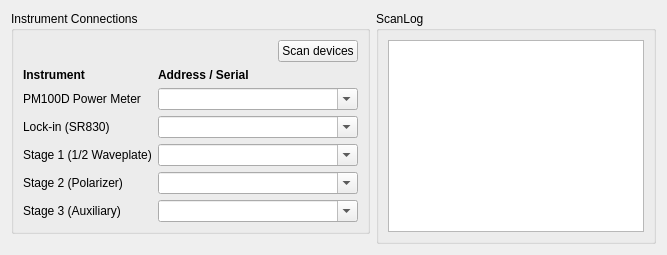
      <widget class="QWidget" name="tab_2">
       <attribute name="title">
        <string>Inst. Config.</string>
       </attribute>
       <layout class="QGridLayout" name="tab2Layout" columnstretch="0,1">
        <item row="0" column="0">
         <widget class="QGroupBox" name="connGroup">
          <property name="sizePolicy">
           <sizepolicy hsizetype="Preferred" vsizetype="Maximum">
            <horstretch>0</horstretch>
            <verstretch>0</verstretch>
           </sizepolicy>
          </property>
          <property name="title">
           <string>Instrument Connections</string>
          </property>
          <layout class="QGridLayout" name="connGrid" columnstretch="0,1">
           <item row="0" column="0" colspan="2" alignment="Qt::AlignRight">
            <widget class="QPushButton" name="btn_scan_devices">
             <property name="sizePolicy">
              <sizepolicy hsizetype="Fixed" vsizetype="Fixed">
               <horstretch>0</horstretch>
               <verstretch>0</verstretch>
              </sizepolicy>
             </property>
             <property name="toolTip">
              <string>&lt;html&gt;&lt;head/&gt;&lt;body&gt;&lt;p&gt;&lt;span style=&quot; font-weight:700;&quot;&gt;Scan devices&lt;/span&gt;&lt;/p&gt;&lt;p&gt;Lists the PM100D power meters (USB), the lock-ins on GPIB and serial ports and the Thorlabs Kinesis serial numbers currently visible to this PC, and offers them in the drop-down lists. The values already entered are kept.&lt;/p&gt;&lt;/body&gt;&lt;/html&gt;</string>
             </property>
             <property name="text">
              <string>Scan devices</string>
             </property>
            </widget>
           </item>
           <item row="1" column="0">
            <widget class="QLabel" name="lbl_conn_head_inst">
             <property name="sizePolicy">
              <sizepolicy hsizetype="Preferred" vsizetype="Fixed">
               <horstretch>0</horstretch>
               <verstretch>0</verstretch>
              </sizepolicy>
             </property>
             <property name="font">
              <font>
               <bold>true</bold>
              </font>
             </property>
             <property name="text">
              <string>Instrument</string>
             </property>
            </widget>
           </item>
           <item row="1" column="1">
            <widget class="QLabel" name="lbl_conn_head_addr">
             <property name="sizePolicy">
              <sizepolicy hsizetype="Preferred" vsizetype="Fixed">
               <horstretch>0</horstretch>
               <verstretch>0</verstretch>
              </sizepolicy>
             </property>
             <property name="font">
              <font>
               <bold>true</bold>
              </font>
             </property>
             <property name="text">
              <string>Address / Serial</string>
             </property>
            </widget>
           </item>
           <item row="2" column="0">
            <widget class="QLabel" name="lbl_conn_pm100d">
             <property name="sizePolicy">
              <sizepolicy hsizetype="Preferred" vsizetype="Fixed">
               <horstretch>0</horstretch>
               <verstretch>0</verstretch>
              </sizepolicy>
             </property>
             <property name="text">
              <string>PM100D Power Meter</string>
             </property>
            </widget>
           </item>
           <item row="2" column="1">
            <widget class="QComboBox" name="combo_pm100d_res">
             <property name="sizePolicy">
              <sizepolicy hsizetype="Expanding" vsizetype="Fixed">
               <horstretch>0</horstretch>
               <verstretch>0</verstretch>
              </sizepolicy>
             </property>
             <property name="minimumSize">
              <size>
               <width>200</width>
               <height>0</height>
              </size>
             </property>
             <property name="toolTip">
              <string>VISA resource of the PM100D power meter, e.g. USB0::0x1313::0x8078::P0020951::INSTR. Pick from the list after Scan devices, or type it in.</string>
             </property>
             <property name="editable">
              <bool>true</bool>
             </property>
            </widget>
           </item>
           <item row="3" column="0">
            <widget class="QLabel" name="lbl_conn_lockin">
             <property name="sizePolicy">
              <sizepolicy hsizetype="Preferred" vsizetype="Fixed">
               <horstretch>0</horstretch>
               <verstretch>0</verstretch>
              </sizepolicy>
             </property>
             <property name="text">
              <string>Lock-in (SR830)</string>
             </property>
            </widget>
           </item>
           <item row="3" column="1">
            <widget class="QComboBox" name="combo_lockin_res">
             <property name="sizePolicy">
              <sizepolicy hsizetype="Expanding" vsizetype="Fixed">
               <horstretch>0</horstretch>
               <verstretch>0</verstretch>
              </sizepolicy>
             </property>
             <property name="minimumSize">
              <size>
               <width>200</width>
               <height>0</height>
              </size>
             </property>
             <property name="toolTip">
              <string>VISA resource of the SR830 lock-in, e.g. GPIB0::2::INSTR (GPIB) or ASRL3::INSTR (RS-232). Pick from the list after Scan devices, or type it in.</string>
             </property>
             <property name="editable">
              <bool>true</bool>
             </property>
            </widget>
           </item>
           <item row="4" column="0">
            <widget class="QLabel" name="lbl_conn_stage1">
             <property name="sizePolicy">
              <sizepolicy hsizetype="Preferred" vsizetype="Fixed">
               <horstretch>0</horstretch>
               <verstretch>0</verstretch>
              </sizepolicy>
             </property>
             <property name="text">
              <string>Stage 1 (1/2 Waveplate)</string>
             </property>
            </widget>
           </item>
           <item row="4" column="1">
            <widget class="QComboBox" name="combo_stage1_serial">
             <property name="sizePolicy">
              <sizepolicy hsizetype="Expanding" vsizetype="Fixed">
               <horstretch>0</horstretch>
               <verstretch>0</verstretch>
              </sizepolicy>
             </property>
             <property name="minimumSize">
              <size>
               <width>200</width>
               <height>0</height>
              </size>
             </property>
             <property name="toolTip">
              <string>Kinesis serial number of the Stage 1 (1/2 waveplate) rotary stage controller. Pick from the list after Scan devices, or type it in.</string>
             </property>
             <property name="editable">
              <bool>true</bool>
             </property>
            </widget>
           </item>
           <item row="5" column="0">
            <widget class="QLabel" name="lbl_conn_stage2">
             <property name="sizePolicy">
              <sizepolicy hsizetype="Preferred" vsizetype="Fixed">
               <horstretch>0</horstretch>
               <verstretch>0</verstretch>
              </sizepolicy>
             </property>
             <property name="text">
              <string>Stage 2 (Polarizer)</string>
             </property>
            </widget>
           </item>
           <item row="5" column="1">
            <widget class="QComboBox" name="combo_stage2_serial">
             <property name="sizePolicy">
              <sizepolicy hsizetype="Expanding" vsizetype="Fixed">
               <horstretch>0</horstretch>
               <verstretch>0</verstretch>
              </sizepolicy>
             </property>
             <property name="minimumSize">
              <size>
               <width>200</width>
               <height>0</height>
              </size>
             </property>
             <property name="toolTip">
              <string>Kinesis serial number of the Stage 2 (polarizer) rotary stage controller. Pick from the list after Scan devices, or type it in.</string>
             </property>
             <property name="editable">
              <bool>true</bool>
             </property>
            </widget>
           </item>
           <item row="6" column="0">
            <widget class="QLabel" name="lbl_conn_stage3">
             <property name="sizePolicy">
              <sizepolicy hsizetype="Preferred" vsizetype="Fixed">
               <horstretch>0</horstretch>
               <verstretch>0</verstretch>
              </sizepolicy>
             </property>
             <property name="text">
              <string>Stage 3 (Auxiliary)</string>
             </property>
            </widget>
           </item>
           <item row="6" column="1">
            <widget class="QComboBox" name="combo_stage3_serial">
             <property name="sizePolicy">
              <sizepolicy hsizetype="Expanding" vsizetype="Fixed">
               <horstretch>0</horstretch>
               <verstretch>0</verstretch>
              </sizepolicy>
             </property>
             <property name="minimumSize">
              <size>
               <width>200</width>
               <height>0</height>
              </size>
             </property>
             <property name="toolTip">
              <string>Kinesis serial number of the Stage 3 (auxiliary) rotary stage controller. Pick from the list after Scan devices, or type it in.</string>
             </property>
             <property name="editable">
              <bool>true</bool>
             </property>
            </widget>
           </item>
          </layout>
         </widget>
        </item>
        <item row="0" column="1" rowspan="2">
         <widget class="QGroupBox" name="grp_scan_log">
          <property name="title">
           <string>ScanLog</string>
          </property>
          <layout class="QVBoxLayout" name="layout_scan_log">
           <item>
            <widget class="QPlainTextEdit" name="txt_scan_log">
             <property name="font">
              <font>
               <family>Consolas</family>
               <pointsize>9</pointsize>
              </font>
             </property>
             <property name="toolTip">
              <string>&lt;html&gt;&lt;head/&gt;&lt;body&gt;&lt;p&gt;&lt;span style=&quot; font-weight:700;&quot;&gt;Scan log&lt;/span&gt;&lt;/p&gt;&lt;p&gt;Test conditions of each scan and its key events (fixed stages, fitted model, angles where the target was not reached, readings that did not settle, lock-in over full scale, data files, how the scan ended), shown live. Point-by-point readings are in the log on the Calibration tab.&lt;/p&gt;&lt;p&gt;Every line is also appended to ScanLog_YYYY-MM-DD.txt in the data save folder.&lt;/p&gt;&lt;/body&gt;&lt;/html&gt;</string>
             </property>
             <property name="readOnly">
              <bool>true</bool>
             </property>
            </widget>
           </item>
          </layout>
         </widget>
        </item>
        <item row="1" column="0">
         <spacer name="connVSpacer">
          <property name="orientation">
           <enum>Qt::Vertical</enum>
          </property>
         </spacer>
        </item>
       </layout>
      </widget>
